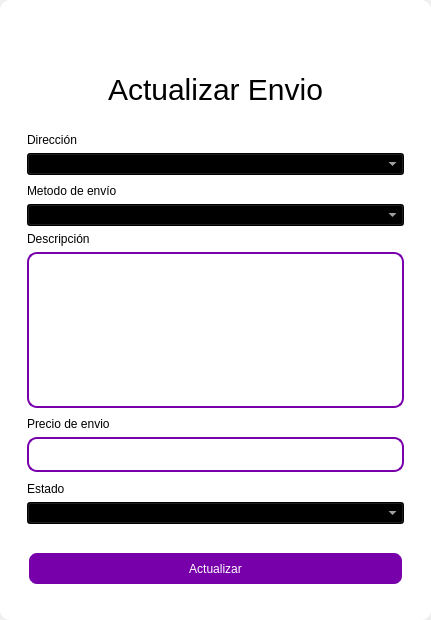
<?xml version="1.0" encoding="UTF-8"?>
<ui version="4.0">
 <class>MainWindow</class>
 <widget class="QMainWindow" name="MainWindow">
  <property name="geometry">
   <rect>
    <x>0</x>
    <y>0</y>
    <width>431</width>
    <height>620</height>
   </rect>
  </property>
  <property name="windowTitle">
   <string>MainWindow</string>
  </property>
  <property name="styleSheet">
   <string notr="true"/>
  </property>
  <widget class="QWidget" name="centralwidget">
   <property name="styleSheet">
    <string notr="true"/>
   </property>
   <layout class="QVBoxLayout" name="verticalLayout">
    <property name="spacing">
     <number>0</number>
    </property>
    <property name="leftMargin">
     <number>0</number>
    </property>
    <property name="topMargin">
     <number>0</number>
    </property>
    <property name="rightMargin">
     <number>0</number>
    </property>
    <property name="bottomMargin">
     <number>0</number>
    </property>
    <item>
     <widget class="QFrame" name="frame">
      <property name="enabled">
       <bool>true</bool>
      </property>
      <property name="styleSheet">
       <string notr="true">QFrame {
	border-radius:10px;
	
	background-color: rgb(255, 255, 255);
 }
</string>
      </property>
      <property name="frameShape">
       <enum>QFrame::StyledPanel</enum>
      </property>
      <property name="frameShadow">
       <enum>QFrame::Raised</enum>
      </property>
      <layout class="QVBoxLayout" name="verticalLayout_2">
       <item>
        <widget class="QFrame" name="frame_superior">
         <property name="minimumSize">
          <size>
           <width>0</width>
           <height>40</height>
          </size>
         </property>
         <property name="maximumSize">
          <size>
           <width>16777215</width>
           <height>40</height>
          </size>
         </property>
         <property name="styleSheet">
          <string notr="true">QPushButton{
border-radius:18px;
}

QPushButton:hover{
	background-color: rgb(0, 0, 0);
}
</string>
         </property>
         <property name="frameShape">
          <enum>QFrame::StyledPanel</enum>
         </property>
         <property name="frameShadow">
          <enum>QFrame::Raised</enum>
         </property>
         <layout class="QHBoxLayout" name="horizontalLayout_3">
          <property name="spacing">
           <number>4</number>
          </property>
          <property name="leftMargin">
           <number>0</number>
          </property>
          <property name="topMargin">
           <number>0</number>
          </property>
          <property name="rightMargin">
           <number>0</number>
          </property>
          <property name="bottomMargin">
           <number>0</number>
          </property>
          <item>
           <widget class="QPushButton" name="btn_icon">
            <property name="text">
             <string/>
            </property>
            <property name="iconSize">
             <size>
              <width>40</width>
              <height>40</height>
             </size>
            </property>
           </widget>
          </item>
          <item>
           <spacer name="horizontalSpacer_2">
            <property name="orientation">
             <enum>Qt::Horizontal</enum>
            </property>
            <property name="sizeHint" stdset="0">
             <size>
              <width>443</width>
              <height>20</height>
             </size>
            </property>
           </spacer>
          </item>
          <item>
           <widget class="QPushButton" name="bt_minimizar">
            <property name="minimumSize">
             <size>
              <width>38</width>
              <height>38</height>
             </size>
            </property>
            <property name="maximumSize">
             <size>
              <width>38</width>
              <height>38</height>
             </size>
            </property>
            <property name="cursor">
             <cursorShape>PointingHandCursor</cursorShape>
            </property>
            <property name="text">
             <string/>
            </property>
            <property name="icon">
             <iconset>
              <normaloff>image/minus.svg</normaloff>image/minus.svg</iconset>
            </property>
            <property name="iconSize">
             <size>
              <width>38</width>
              <height>38</height>
             </size>
            </property>
           </widget>
          </item>
          <item>
           <widget class="QPushButton" name="bt_maximizar">
            <property name="minimumSize">
             <size>
              <width>38</width>
              <height>38</height>
             </size>
            </property>
            <property name="maximumSize">
             <size>
              <width>38</width>
              <height>38</height>
             </size>
            </property>
            <property name="cursor">
             <cursorShape>PointingHandCursor</cursorShape>
            </property>
            <property name="text">
             <string/>
            </property>
            <property name="icon">
             <iconset>
              <normaloff>image/chevron-up.svg</normaloff>image/chevron-up.svg</iconset>
            </property>
            <property name="iconSize">
             <size>
              <width>38</width>
              <height>38</height>
             </size>
            </property>
           </widget>
          </item>
          <item>
           <widget class="QPushButton" name="bt_restaurar">
            <property name="minimumSize">
             <size>
              <width>38</width>
              <height>38</height>
             </size>
            </property>
            <property name="maximumSize">
             <size>
              <width>38</width>
              <height>38</height>
             </size>
            </property>
            <property name="cursor">
             <cursorShape>PointingHandCursor</cursorShape>
            </property>
            <property name="text">
             <string/>
            </property>
            <property name="icon">
             <iconset>
              <normaloff>image/chevron-down.svg</normaloff>image/chevron-down.svg</iconset>
            </property>
            <property name="iconSize">
             <size>
              <width>38</width>
              <height>38</height>
             </size>
            </property>
           </widget>
          </item>
          <item>
           <widget class="QPushButton" name="bt_cerrar">
            <property name="minimumSize">
             <size>
              <width>38</width>
              <height>38</height>
             </size>
            </property>
            <property name="maximumSize">
             <size>
              <width>38</width>
              <height>38</height>
             </size>
            </property>
            <property name="cursor">
             <cursorShape>PointingHandCursor</cursorShape>
            </property>
            <property name="text">
             <string/>
            </property>
            <property name="icon">
             <iconset>
              <normaloff>image/x.svg</normaloff>image/x.svg</iconset>
            </property>
            <property name="iconSize">
             <size>
              <width>38</width>
              <height>38</height>
             </size>
            </property>
           </widget>
          </item>
         </layout>
        </widget>
       </item>
       <item>
        <widget class="QFrame" name="frame_3">
         <property name="styleSheet">
          <string notr="true">QLabel {
	color: rgb(255, 255, 254);
	font: 12pt &quot;Arial&quot;;
	background-color: rgba(0, 0, 0,0);
}

QTextEdit{
background-color: rgba(0, 0, 0,0);
border-radius:10px; 
font: 12pt &quot;Arial&quot;;
color: rgb(255, 255, 254);
border: 2px solid  rgb(255, 255, 255);

}

QTextEdit:hover{
background-color: rgba(0, 0, 0,0);
border-radius:10px; 
font: 12pt &quot;Arial&quot;;
border: 2px solid  rgb(120, 0, 171);
}

QTextEdit:focus{
background-color: rgb(0, 0, 0);
border-radius:10px; 
font: 12pt &quot;Arial&quot;;
border: 2px solid rgb(120, 0, 171);
}

QLineEdit{
background-color: rgba(0, 0, 0,0);
border-radius:10px; 
font: 12pt &quot;Arial&quot;;
color: rgb(255, 255, 254);
border: 2px solid  rgb(255, 255, 255);

}

QLineEdit:hover{
background-color: rgba(0, 0, 0,0);
border-radius:10px; 
font: 12pt &quot;Arial&quot;;
border: 2px solid  rgb(120, 0, 171);
}

QLineEdit:focus{
background-color: rgb(0, 0, 0);
border-radius:10px; 
font: 12pt &quot;Arial&quot;;
border: 2px solid rgb(120, 0, 171);
}

QCheckBox{
	font: 12pt &quot;Arial&quot;;
	color: rgb(255, 255, 255);
}

QCheckBox::indicator {
    width: 18px;
    height:18px;
}

QCheckBox::indicator:unchecked {
   background-image: url(image/square.svg);
}

QCheckBox::indicator:checked {
   background-image: url(image/check-square.svg);
}

QPushButton{
border-radius:10px; 
font: 12pt &quot;Arial&quot;;
color: rgb(255, 255, 254);
border: 2px solid #ffffff;
}

QPushButton:hover{
border-radius:10px; 
font: 12pt &quot;Arial&quot;;
color: rgb(255, 255, 255);
border: 2px solid rgb(120, 0, 171);
	background-color: rgb(120, 0, 171);
}
</string>
         </property>
         <property name="frameShape">
          <enum>QFrame::StyledPanel</enum>
         </property>
         <property name="frameShadow">
          <enum>QFrame::Raised</enum>
         </property>
         <layout class="QHBoxLayout" name="horizontalLayout_4">
          <item>
           <layout class="QVBoxLayout" name="verticalLayout_4">
            <item>
             <widget class="QLabel" name="label_3">
              <property name="minimumSize">
               <size>
                <width>100</width>
                <height>50</height>
               </size>
              </property>
              <property name="styleSheet">
               <string notr="true">font-size: 30px;
color: rgb(0, 0, 0);</string>
              </property>
              <property name="text">
               <string>Actualizar Envio</string>
              </property>
              <property name="alignment">
               <set>Qt::AlignCenter</set>
              </property>
             </widget>
            </item>
            <item>
             <widget class="QFrame" name="frame_4">
              <property name="maximumSize">
               <size>
                <width>400</width>
                <height>600</height>
               </size>
              </property>
              <property name="styleSheet">
               <string notr="true">QLabel {
color: rgb(0, 0, 0);
	font: 12pt &quot;Arial&quot;;
	background-color: rgba(0, 0, 0,0);
}

QTextEdit{
background-color: rgba(0, 0, 0,0);
border-radius:10px; 
font: 12pt &quot;Arial&quot;;
color: rgb(0, 0, 0);
border: 2px solid  rgb(120, 0, 171);

}

QTextEdit:hover{
background-color: rgba(0, 0, 0,0);
border-radius:10px; 
font: 12pt &quot;Arial&quot;;
border: 2px solid  rgb(120, 0, 171);
	color: rgb(255, 255, 255);
}

QTextEdit:focus{
background-color: rgb(0, 0, 0);
border-radius:10px; 
font: 12pt &quot;Arial&quot;;
border: 2px solid rgb(120, 0, 171);
	
}

QLineEdit{
background-color: rgba(0, 0, 0,0);
border-radius:10px; 
font: 12pt &quot;Arial&quot;;
	color: rgb(0, 0, 0);
border: 2px solid  rgb(120, 0, 171);
}

QLineEdit:hover{
background-color: rgba(0, 0, 0,0);
border-radius:10px; 
font: 12pt &quot;Arial&quot;;
border: 2px solid  rgb(120, 0, 171);
}

QLineEdit:focus{
background-color: rgb(0, 0, 0);
border-radius:10px; 
font: 12pt &quot;Arial&quot;;
border: 2px solid rgb(120, 0, 171);
color: rgb(255, 255, 255);
}

QCheckBox{
	font: 12pt &quot;Arial&quot;;
	color: rgb(255, 255, 255);
}

QCheckBox::indicator {
    width: 18px;
    height:18px;
}

QCheckBox::indicator:unchecked {
   background-image: url(image/square.svg);
}

QCheckBox::indicator:checked {
   background-image: url(image/check-square.svg);
}

QPushButton{
border-radius:10px; 
font: 12pt &quot;Arial&quot;;
color: rgb(255, 255, 254);
border: 2px solid #ffffff;
background-color: rgb(120, 0, 171);
}

QPushButton:hover{
border-radius:10px; 
font: 12pt &quot;Arial&quot;;
color: rgb(255, 255, 255);
border: 2px solid rgb(120, 0, 171);
	background-color: rgb(120, 0, 171);
}
</string>
              </property>
              <property name="frameShape">
               <enum>QFrame::StyledPanel</enum>
              </property>
              <property name="frameShadow">
               <enum>QFrame::Raised</enum>
              </property>
              <layout class="QVBoxLayout" name="verticalLayout_3">
               <item>
                <spacer name="verticalSpacer_3">
                 <property name="orientation">
                  <enum>Qt::Vertical</enum>
                 </property>
                 <property name="sizeHint" stdset="0">
                  <size>
                   <width>20</width>
                   <height>40</height>
                  </size>
                 </property>
                </spacer>
               </item>
               <item>
                <widget class="QLabel" name="label_4">
                 <property name="text">
                  <string>Dirección</string>
                 </property>
                </widget>
               </item>
               <item>
                <widget class="QComboBox" name="address_combobox">
                 <property name="cursor">
                  <cursorShape>PointingHandCursor</cursorShape>
                 </property>
                 <property name="styleSheet">
                  <string notr="true">background-color: rgb(0, 0, 0);
color: rgb(255, 255, 255);</string>
                 </property>
                </widget>
               </item>
               <item>
                <spacer name="verticalSpacer_4">
                 <property name="orientation">
                  <enum>Qt::Vertical</enum>
                 </property>
                 <property name="sizeHint" stdset="0">
                  <size>
                   <width>20</width>
                   <height>40</height>
                  </size>
                 </property>
                </spacer>
               </item>
               <item>
                <widget class="QLabel" name="label">
                 <property name="text">
                  <string>Metodo de envío</string>
                 </property>
                </widget>
               </item>
               <item>
                <widget class="QComboBox" name="method_combobox">
                 <property name="cursor">
                  <cursorShape>PointingHandCursor</cursorShape>
                 </property>
                 <property name="styleSheet">
                  <string notr="true">background-color: rgb(0, 0, 0);
color: rgb(255, 255, 255);</string>
                 </property>
                </widget>
               </item>
               <item>
                <widget class="QLabel" name="label_7">
                 <property name="text">
                  <string>Descripción</string>
                 </property>
                </widget>
               </item>
               <item>
                <widget class="QTextEdit" name="descriptiontxt"/>
               </item>
               <item>
                <spacer name="verticalSpacer">
                 <property name="orientation">
                  <enum>Qt::Vertical</enum>
                 </property>
                 <property name="sizeHint" stdset="0">
                  <size>
                   <width>20</width>
                   <height>40</height>
                  </size>
                 </property>
                </spacer>
               </item>
               <item>
                <widget class="QLabel" name="label_5">
                 <property name="text">
                  <string>Precio de envio</string>
                 </property>
                </widget>
               </item>
               <item>
                <widget class="QLineEdit" name="pricesenttxt">
                 <property name="minimumSize">
                  <size>
                   <width>0</width>
                   <height>35</height>
                  </size>
                 </property>
                 <property name="maximumSize">
                  <size>
                   <width>16777215</width>
                   <height>16777215</height>
                  </size>
                 </property>
                 <property name="echoMode">
                  <enum>QLineEdit::Normal</enum>
                 </property>
                </widget>
               </item>
               <item>
                <spacer name="verticalSpacer_5">
                 <property name="orientation">
                  <enum>Qt::Vertical</enum>
                 </property>
                 <property name="sizeHint" stdset="0">
                  <size>
                   <width>20</width>
                   <height>40</height>
                  </size>
                 </property>
                </spacer>
               </item>
               <item>
                <widget class="QLabel" name="label_status">
                 <property name="text">
                  <string>Estado</string>
                 </property>
                </widget>
               </item>
               <item>
                <widget class="QComboBox" name="status_combobox">
                 <property name="cursor">
                  <cursorShape>PointingHandCursor</cursorShape>
                 </property>
                 <property name="styleSheet">
                  <string notr="true">color: rgb(255, 255, 255);
background-color: rgb(0, 0, 0);</string>
                 </property>
                </widget>
               </item>
               <item>
                <spacer name="verticalSpacer_6">
                 <property name="orientation">
                  <enum>Qt::Vertical</enum>
                 </property>
                 <property name="sizeHint" stdset="0">
                  <size>
                   <width>20</width>
                   <height>40</height>
                  </size>
                 </property>
                </spacer>
               </item>
               <item>
                <spacer name="verticalSpacer_10">
                 <property name="orientation">
                  <enum>Qt::Vertical</enum>
                 </property>
                 <property name="sizeHint" stdset="0">
                  <size>
                   <width>20</width>
                   <height>40</height>
                  </size>
                 </property>
                </spacer>
               </item>
               <item>
                <spacer name="verticalSpacer_9">
                 <property name="orientation">
                  <enum>Qt::Vertical</enum>
                 </property>
                 <property name="sizeHint" stdset="0">
                  <size>
                   <width>20</width>
                   <height>50</height>
                  </size>
                 </property>
                </spacer>
               </item>
               <item>
                <widget class="QPushButton" name="btn_update">
                 <property name="minimumSize">
                  <size>
                   <width>0</width>
                   <height>35</height>
                  </size>
                 </property>
                 <property name="cursor">
                  <cursorShape>PointingHandCursor</cursorShape>
                 </property>
                 <property name="text">
                  <string>Actualizar</string>
                 </property>
                </widget>
               </item>
               <item>
                <spacer name="verticalSpacer_7">
                 <property name="orientation">
                  <enum>Qt::Vertical</enum>
                 </property>
                 <property name="sizeHint" stdset="0">
                  <size>
                   <width>20</width>
                   <height>40</height>
                  </size>
                 </property>
                </spacer>
               </item>
               <item>
                <spacer name="verticalSpacer_8">
                 <property name="orientation">
                  <enum>Qt::Vertical</enum>
                 </property>
                 <property name="sizeHint" stdset="0">
                  <size>
                   <width>20</width>
                   <height>40</height>
                  </size>
                 </property>
                </spacer>
               </item>
              </layout>
             </widget>
            </item>
           </layout>
          </item>
         </layout>
        </widget>
       </item>
      </layout>
     </widget>
    </item>
   </layout>
  </widget>
 </widget>
 <resources/>
 <connections/>
</ui>
